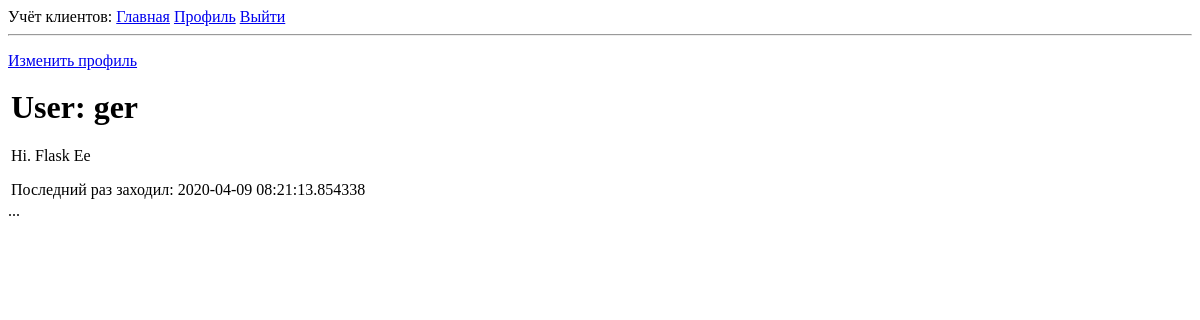
/user/ger (signed in), run on an earlier commit of the app's database.
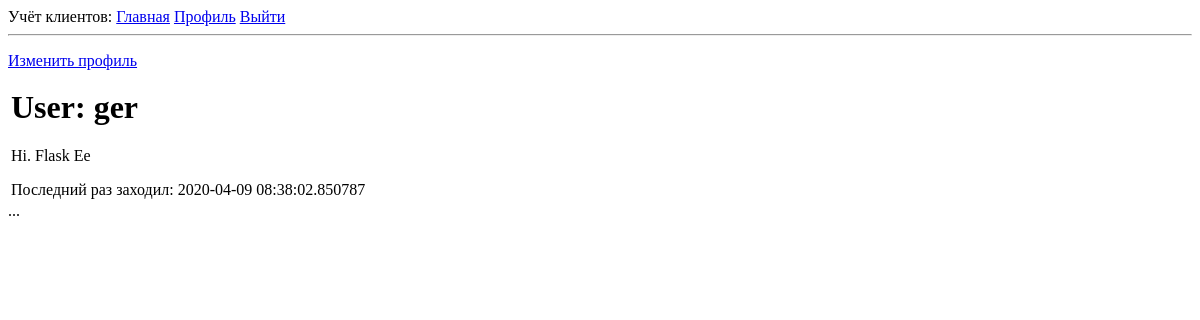
And on a later commit of the database.
### app/models.py (models this page shows, shortened)
class User(UserMixin, db.Model):
    id = db.Column(db.Integer, primary_key=True)
    username = db.Column(db.String(64), index=True, unique=True)
    email = db.Column(db.String(120), index=True, unique=True)
    password_hash = db.Column(db.String(128))
    about_me = db.Column(db.String(140))
    last_seen = db.Column(db.DateTime, default=datetime.utcnow)
    posts = db.relationship('Post', backref='author', lazy='dynamic')

### app/routes.py (the view)
@app.route('/user/<username>')
@login_required
def user(username):
    user = User.query.filter_by(username=username).first_or_404()
    posts = [
        {'author': user, 'body': 'Test post #1'},
        {'author': user, 'body': 'Test post #2'}
    ]
    return render_template('user.html', user=user, posts=posts)

### app/models.py (called while the page is built)
@login.user_loader
def load_user(id):
    return User.query.get(int(id))

### app/routes.py (called while the page is built)
@app.before_request
def before_request():
    if current_user.is_authenticated:
        current_user.last_seen = datetime.utcnow()
        db.session.commit()

### app/templates/user.html
{% extends "base.html" %}
{% block content %}
    <table>
        <tr valign="top">
            <td>
                <h1>User: {{ user.username }}</h1>
                {% if user.about_me %}<p>{{ user.about_me }}</p>{% endif %}
                {% if user.last_seen %}<p>Последний раз заходил: {{ user.last_seen }}</p>{% endif %}
            </td>
            {% if user == current_user %}
            <p><a href="{{ url_for('edit_profile') }}">Изменить профиль</a></p>
            {% endif %}
        </tr>
    </table>
    ...
{% endblock %}

### app/templates/base.html (shortened to what this page needs)
<html>
    <head>
    </head>
    <body>
        <div>
          Учёт клиентов:
          <a href="{{ url_for('index') }}">Главная</a>
          {% if current_user.is_anonymous %}
          <a href="{{ url_for('login') }}">Войти</a>
          {% else %}
          <a href="{{ url_for('user', username=current_user.username) }}">Профиль</a>
          <a href="{{ url_for('logout') }}">Выйти</a>
          {% endif %}
        </div>
        <hr>
        {% block content %}{% endblock %}
    </body>
</html>

What changed in the data, as far as the page shows it:
changed User "ger": last_seen "2020-04-09 08:21:13.854338" → "2020-04-09 08:38:02.850787"
